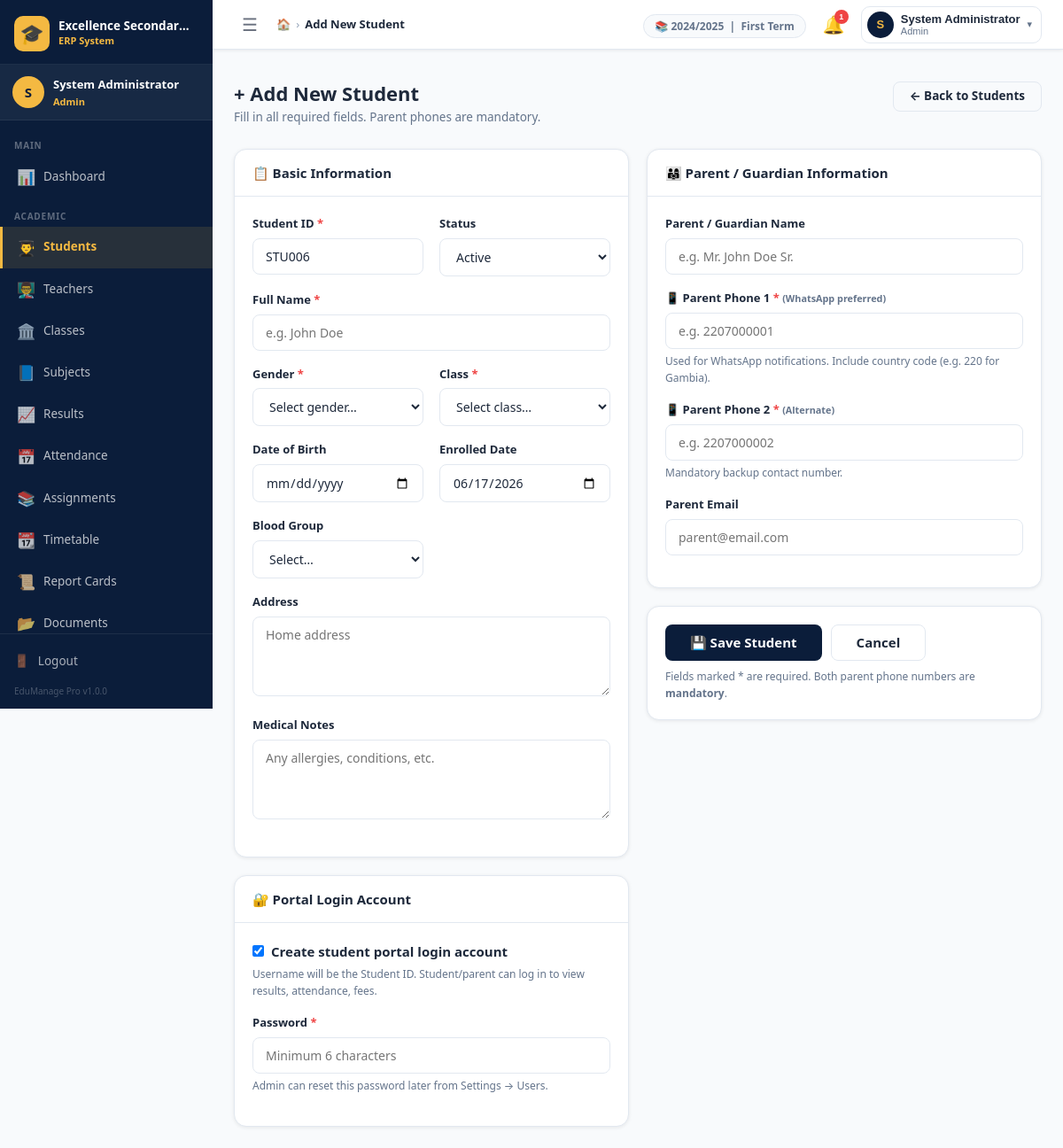
Page /admin/students_add.php (signed in) on the committed database.
### tables this page shows
CREATE TABLE `settings` (
  `id`          INT UNSIGNED NOT NULL AUTO_INCREMENT,
  `setting_key` VARCHAR(100) NOT NULL UNIQUE,
  `setting_val` TEXT         DEFAULT NULL,
  `updated_at`  TIMESTAMP    NOT NULL DEFAULT CURRENT_TIMESTAMP ON UPDATE CURRENT_TIMESTAMP,
  PRIMARY KEY (`id`),
  KEY `idx_key` (`setting_key`)
);

CREATE TABLE `students` (
  `id`              INT UNSIGNED NOT NULL AUTO_INCREMENT,
  `user_id`         INT UNSIGNED DEFAULT NULL,
  `student_id`      VARCHAR(20)  NOT NULL UNIQUE,
  `full_name`       VARCHAR(100) NOT NULL,
  `gender`          ENUM('Male','Female') NOT NULL,
  `dob`             DATE         DEFAULT NULL,
  `class_id`        INT UNSIGNED NOT NULL,
  `session_id`      INT UNSIGNED NOT NULL,
  `parent_name`     VARCHAR(100) DEFAULT NULL,
  `parent_phone1`   VARCHAR(20)  NOT NULL,
  `parent_phone2`   VARCHAR(20)  NOT NULL,
  `parent_email`    VARCHAR(100) DEFAULT NULL,
  `address`         TEXT         DEFAULT NULL,
  `photo`           VARCHAR(255) DEFAULT NULL,
  `blood_group`     VARCHAR(5)   DEFAULT NULL,
  `medical_notes`   TEXT         DEFAULT NULL,
  `status`          ENUM('active','inactive','graduated','transferred') NOT NULL DEFAULT 'active',
  `enrolled_date`   DATE         DEFAULT NULL,
  `created_at`      TIMESTAMP    NOT NULL DEFAULT CURRENT_TIMESTAMP,
  `updated_at`      TIMESTAMP    NOT NULL DEFAULT CURRENT_TIMESTAMP ON UPDATE CURRENT_TIMESTAMP,
  PRIMARY KEY (`id`),
  KEY `idx_student_id` (`student_id`),
  KEY `idx_class`      (`class_id`),
  KEY `idx_session`    (`session_id`),
  CONSTRAINT `fk_student_class`   FOREIGN KEY (`class_id`)   REFERENCES `classes`(`id`),
  CONSTRAINT `fk_student_session` FOREIGN KEY (`session_id`) REFERENCES `academic_sessions`(`id`),
  CONSTRAINT `fk_student_user`    FOREIGN KEY (`user_id`)    REFERENCES `users`(`id`) ON DELETE SET NULL
);

### admin/students_add.php (the view, shortened to what the rows shown need)
<?php
$errors = [];
$form   = [
    'student_id'   => generate_student_id(),
    'full_name'    => '',
    'gender'       => '',
    'dob'          => '',
    'class_id'     => '',
    'parent_name'  => '',
    'parent_phone1'=> '',
    'parent_phone2'=> '',
    'parent_email' => '',
    'address'      => '',
    'blood_group'  => '',
    'medical_notes'=> '',
    'status'       => 'active',
    'enrolled_date'=> date('Y-m-d'),
    'create_login' => '1',
    'login_pass'   => '',
];
include INCLUDES_PATH . '/header.php';
?>
<div class="page-header">
    <div class="page-header-left">
        <h1 class="page-title">+ Add New Student</h1>
    </div>
</div>
<form method="POST" action="" data-validate enctype="multipart/form-data">
    <div class="grid-2" style="gap:20px">
        <div style="display:flex;flex-direction:column;gap:20px">
            <div class="card">
                <div class="card-body">
                    <div class="form-grid-2">
                        <div class="form-group">
                            <label class="form-label">Student ID <span class="req">*</span></label>
                            <input type="text" name="student_id" class="form-control <?= isset($errors['student_id']) ? 'is-invalid' : '' ?>"
                                   value="<?= e($form['student_id']) ?>" required>
                        </div>
                        <div class="form-group">
                            <label class="form-label">Status</label>
                            <select name="status" class="form-control">
                                <?php foreach (['active','inactive'] as $s): ?>
                                    <option value="<?= $s ?>" <?= $form['status'] === $s ? 'selected' : '' ?>><?= ucfirst($s) ?></option>
                                <?php endforeach; ?>
                            </select>
                        </div>
                    </div>
                    <div class="form-grid-2">
                        <div class="form-group">
                            <label class="form-label">Enrolled Date</label>
                            <input type="date" name="enrolled_date" class="form-control" value="<?= e($form['enrolled_date']) ?>">
                        </div>
                    </div>
                </div>
            </div>
            <div class="card">
                <div class="card-body">
                    <div class="form-group">
                        <label style="display:flex;align-items:center;gap:8px;cursor:pointer;font-weight:700">
                            <input type="checkbox" name="create_login" id="createLogin"
                                   value="1" <?= $form['create_login'] === '1' ? 'checked' : '' ?>>
                            Create student portal login account
                        </label>
                    </div>
                </div>
            </div>
        </div>
    </div>
</form>
<?php include INCLUDES_PATH . '/footer.php'; ?>

### includes/header.php (shortened to what the rows shown need)
<?php
$schoolName  = get_setting('school_name', APP_NAME);
?>
<!DOCTYPE html>
<html lang="en">
<head>
    <link rel="stylesheet" href="<?= BASE_URL ?>/assets/css/style.css">
</head>
<body>
<div class="app-wrapper">
    <?php include INCLUDES_PATH . '/sidebar.php'; ?>
    <div class="main-area">
        <header class="topnav">
            <div class="topnav-right">
                <div class="topnav-meta hidden-sm">
                    <span class="meta-pill">
                        📚 <?= e(get_setting('current_session', '—')) ?>
                        &nbsp;|&nbsp;
                        <?= e(get_setting('current_term', '—')) ?> Term
                    </span>
                </div>
            </div>
        </header>
        <main class="main-content">

### rows in the picture
settings: setting_val "2024/2025"
settings: setting_val "First"
students: student_id "STU006", status "Active", enrolled_date "06/17/2026", student_id "☑"

### other values in the picture
get_setting('school_name', APP_NAME) "Excellence Secondar…"
substr(current_full_name(), 0, 1) "S"
current_full_name() "System Administrator"
current_role_name() "Admin"
$item['section'] "MAIN"
$item['icon'] "📊"
$item['label'] "Dashboard"
$item['section'] "ACADEMIC"
$item['icon'] "👨‍🎓"
$item['label'] "Students"
$item['icon'] "👨‍🏫"
$item['label'] "Teachers"
$item['icon'] "🏛️"
$item['label'] "Classes"
$item['icon'] "📘"
